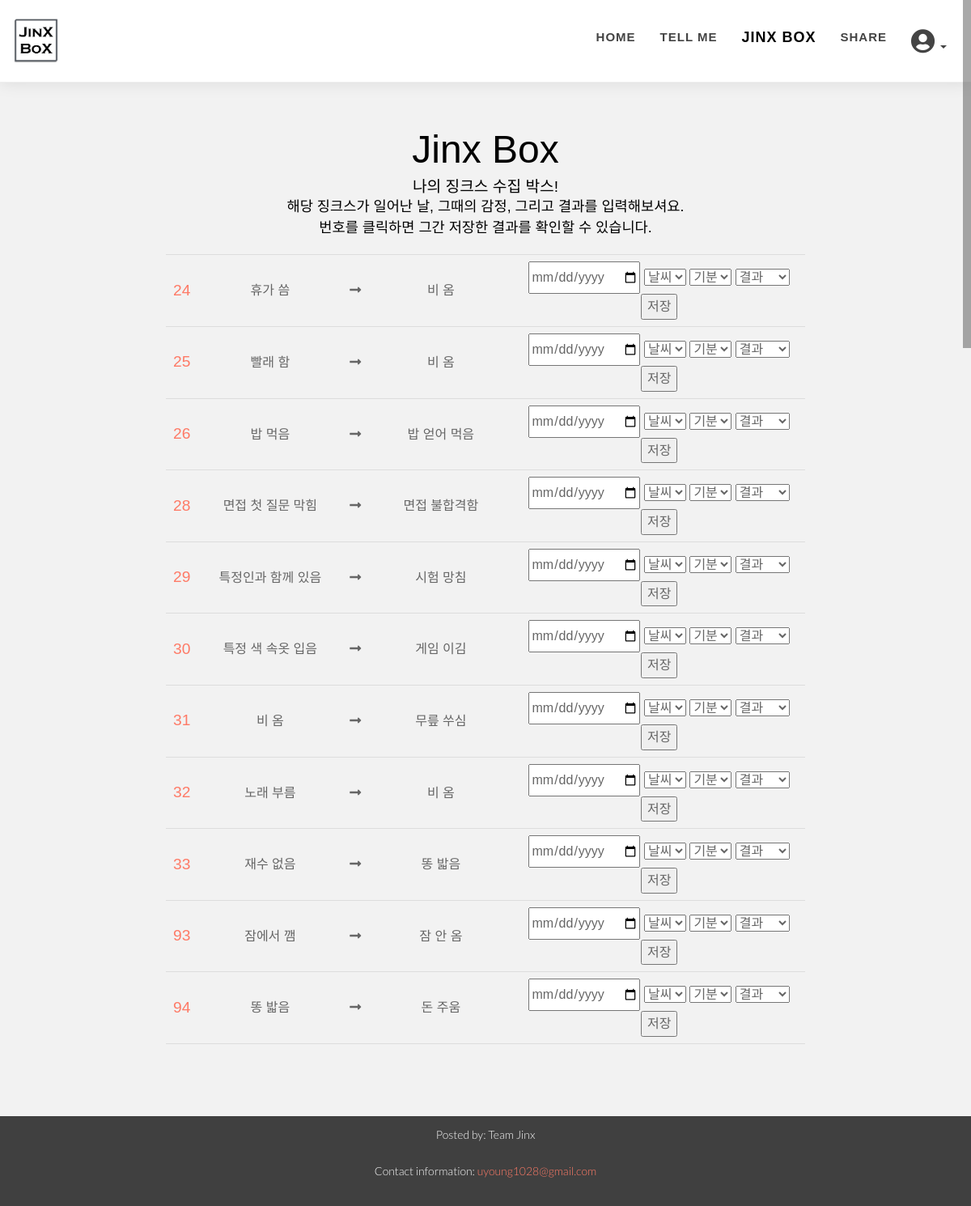
The app's page /jinxjinx/jinxbox/ (signed in) with its own data.
### jinxjinx/models.py (models this page shows, shortened)
class UserSentence(models.Model):
    user = models.ForeignKey(User,on_delete=models.CASCADE)
    sentence = models.ForeignKey(Sentence,on_delete=models.CASCADE)
    count = models.PositiveIntegerField(default=0)

class Sentence(models.Model):
    user = models.ManyToManyField(User,through='UserSentence')
    cause_noun = models.CharField(max_length=50, default='')
    cause_verb = models.CharField(max_length=50, default='')
    effect_noun = models.CharField(max_length=50, default='')
    effect_verb = models.CharField(max_length=50, default='')
    count = models.IntegerField(default=0)

### jinxjinx/views.py (the view)
# urls.py: path('jinxbox/', views.jinxbox_view.as_view(), name='jinxbox_list'),
class jinxbox_view(LoginRequiredMixin, ListView):
    model = UserSentence
    template_name = 'jinxjinx/jinxbox_list.html'
    def get_context_data(self,**kwargs):
        context = super().get_context_data(**kwargs)
        if str(self.request.user) == "AnonymousUser":
            context['my_sentence_list'] = False
        else:
            my_sentence = UserSentence.objects.filter(user=self.request.user)
            context['sentence_list'] = my_sentence
        return context

### jinxjinx/templates/jinxjinx/jinxbox_list.html (shortened to what this page needs)
{%extends 'base.html'%}
{% load custom %}
{%block body%}
<section id="box" class="home-section"style="padding-top: 70px; padding-bottom: 200px;">
	<div class="row">
		<div class="col-lg-8 col-lg-offset-2">
            <div class="section-heading text-center">
                <div style="color:black; font-family: 'Noto Sans JP', sans-serif; font-size:300%;">Jinx Box</div>
                <div style="color:black; font-family: 'Noto Sans KR', sans-serif; font-size:120%;">나의 징크스 수집 박스!</div>
                <div style="color:black; font-family: 'Noto Sans KR', sans-serif; font-size:110%;">해당 징크스가 일어난 날, 그때의 감정, 그리고 결과를 입력해보셔요.</div>
                <div style="color:black; font-family: 'Noto Sans KR', sans-serif; font-size:110%;">번호를 클릭하면 그간 저장한 결과를 확인할 수 있습니다.</div>
            </div>
        <div>
            <table align="center" border="1">
                {%for sentence in sentence_list%}
                <tbody>
                    <tr>
                        <td class="no-right-border">
                            <a href="{% url 'jinxjinx:usersentence_detail' sentence.id %}" style="font-family: 'Noto Sans KR', sans-serif; font-size:120%; display:inline;">{{sentence.id}}</a>
                        </td>
                        <td class="no-right-border" style="width: 180px">
                            <div>{{sentence.sentence.cause_noun}} {{sentence.sentence.cause_verb}} </div>
                        </td>
                        <td class="no-right-border" style="width: 10px;">
                            <div><i class="fas fa-long-arrow-alt-right"></i></div>
                        </td>
                        <td class="no-right-border" style="width: 180px;">
                            <div>{{sentence.sentence.effect_noun}} {{sentence.sentence.effect_verb}}</div>
                        </td>
                        <td class="no-right-border">
                            <div>
                                <form action="{% url 'jinxjinx:comment_create' sentence.id%}" method="post">
                                    <input type="date" name="date"/>
                                    <select id='weather_select' name="weather" onchange="changeCate()">
                                        <option class="category_start" selected="selected">날씨</option>
                                    </select>
                                    <select id='feeling_select' name="feeling" onchange="changeCate()">
                                        <option class="category_start" selected="selected">기분</option>
                                    </select>
                                    <select id='result_select' name="result" onchange="changeCate()">
                                        <option class="category_start" selected="selected">결과</option>
                                    </select>
                                    <input type="submit" value="저장"/>
                                </form>
                            </div>
                        </td>
                    </tr>
                </tbody>
                {%endfor%}
            </table>
        </div>
    </div>
</section>
    {%endblock%}

### static/css/style.css (style rules this page uses)
body { width: 100%; height: 100%; font-family: 'Lato',sans-serif; font-weight: 300; color: #666; background-color: #fff; font-size: 16px; line-height: 1.6em; }
html { width: 100%; height: 100%; }
a { color: #666; -webkit-transition: all .2s ease-in-out; -moz-transition: all .2s ease-in-out; transition: all .2s ease-in-out; }
.home-section { padding-top: 150px; padding-bottom: 110px; display:block; position:relative; z-index:120; }

### static/color/default.css (style rules this page uses)
a,.tp-caption a.btn:hover { color: #FE7A66; }

### jinxjinx/templates/jinxjinx/jinxbox_list.html (style rules this page uses)
table { font-family: 'Noto Sans JP', 'Noto Sans KR', sans-serif; border-collapse: collapse; width: 100%; height: 50px; text-align: center; vertical-align: middle; }
td, th { border: 1px solid #dddddd; text-align: center; padding: 8px; vertical-align: middle; height: 50px; }
.no-right-border { border-right-color: transparent; border-left-color: transparent; }

### records on screen
UserSentence: id "24", sentence.cause_noun "휴가", sentence.cause_verb "씀", sentence.effect_noun "비", sentence.effect_verb "옴"
UserSentence: id "25", sentence.cause_noun "빨래", sentence.cause_verb "함", sentence.effect_noun "비", sentence.effect_verb "옴"
UserSentence: id "26", sentence.cause_noun "밥", sentence.cause_verb "먹음", sentence.effect_noun "밥", sentence.effect_verb "얻어 먹음"
UserSentence: id "28", sentence.cause_noun "면접", sentence.cause_verb "첫 질문 막힘", sentence.effect_noun "면접", sentence.effect_verb "불합격함"
UserSentence: id "29", sentence.cause_noun "특정인과 함께", sentence.cause_verb "있음", sentence.effect_noun "시험", sentence.effect_verb "망침"
UserSentence: id "30", sentence.cause_noun "특정 색 속옷", sentence.cause_verb "입음", sentence.effect_noun "게임", sentence.effect_verb "이김"
UserSentence: id "31", sentence.cause_noun "비", sentence.cause_verb "옴", sentence.effect_noun "무릎", sentence.effect_verb "쑤심"
UserSentence: id "32", sentence.cause_noun "노래", sentence.cause_verb "부름", sentence.effect_noun "비", sentence.effect_verb "옴"
UserSentence: id "33", sentence.cause_noun "재수", sentence.cause_verb "없음", sentence.effect_noun "똥", sentence.effect_verb "밟음"
UserSentence: id "93", sentence.cause_noun "잠에서", sentence.cause_verb "깸", sentence.effect_noun "잠", sentence.effect_verb "안 옴"
UserSentence: id "94", sentence.cause_noun "똥", sentence.cause_verb "밟음", sentence.effect_noun "돈", sentence.effect_verb "주움"
